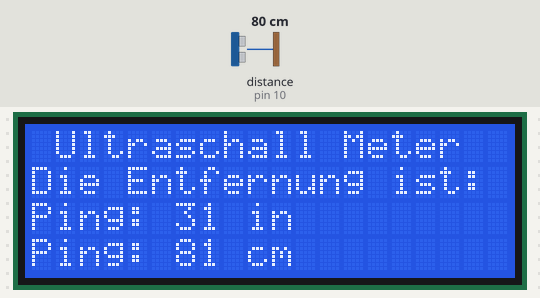
Bench run of a sketch on a simulated Arduino Uno, built with avr-gcc and run on an emulated ATmega328P. Parts: 20×4 character LCD. The test bench sets the inputs (shaded band); at power-on: distance to the obstacle (sensor on pin 10) 80 cm. The echo pulse lasts 58.3 µs per cm.

Above: at 1.2 s.
1.3 s: distance to the obstacle (sensor on pin 10) set to 2 cm
At 2.7 s:
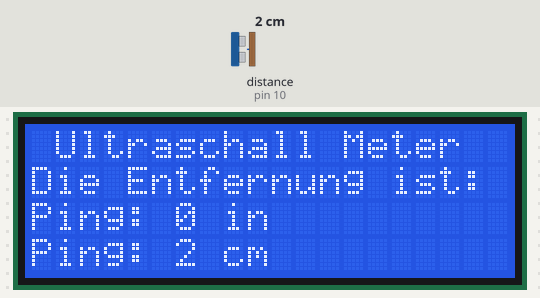
3.0 s: distance to the obstacle (sensor on pin 10) set to 4 cm
At 4.1 s:
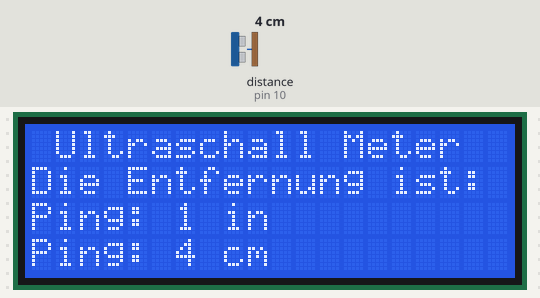
4.6 s: distance to the obstacle (sensor on pin 10) set to 9 cm
At 5.7 s:
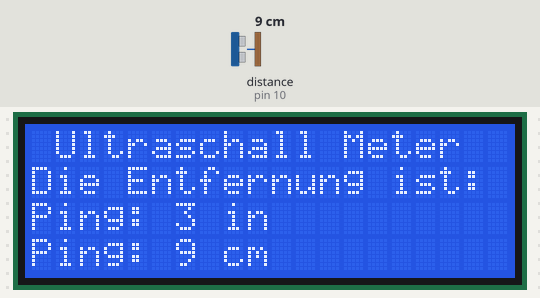
Timing chart, 0 to 7.6 s (numbered marks = the images above; inputs shaded):
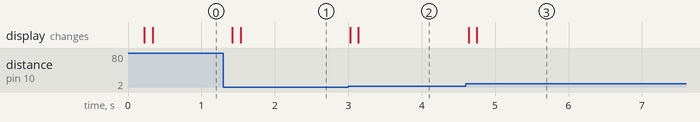

The sketch:

Ultraschall_Entfernung_LCD.ino
```cpp
#include <Wire.h>
#include <LiquidCrystal_I2C.h>
#include <NewPing.h>

// Definieren der Konstanten für Trigger und Echo
#define  TRIGGER_PIN  11
#define  ECHO_PIN     10
#define MAX_DISTANCE 200 // Maximum distance we want to ping for (in centimeters).
                         //Maximum sensor distance is rated at 400-500cm.

LiquidCrystal_I2C lcd(0x27,20,4);  // set the LCD address to 0x27 for a 20 chars and 4 line display

// Objekt für den Sensor deklarieren
NewPing sonar(TRIGGER_PIN, ECHO_PIN, MAX_DISTANCE); // Setup für NewPing (Pins und maximale Distanz).

// Deklarieren der Variablen für die Messwerte
int DistanceIn;
int DistanceCm;

void setup()   // Setup um den Arduino zu konfigurieren
{
   lcd.init();                      // initialize the lcd
   lcd.backlight();
   lcd.setCursor(1,0);
   lcd.print("Ultraschall Meter");
   lcd.setCursor(0,1);
   lcd.print("Die Entfernung ist:");
}


void loop()  // Loop für die Messung der Werte, läuft endlos
{
  delay(100);   // Wartet 100 Milisekunden zwischen den Pings (ca. 10 Pings pro Sekunde). 29 Millisekunden ist der kürzest mögliche Delay zwischen zwei Pings.
  DistanceIn = sonar.ping_in();
   lcd.setCursor(0,2);
   lcd.print("Ping: ");
   lcd.print(DistanceIn);  // Konvertiert die Ping Zeit in die Entfernung und gibt das Resultat über die Serielleschnittstelle zurück
                            // (0 = outside set distance range, no ping echo)
   lcd.print(" in     ");

   delay(100);  // Wartet 100 Milisekunden zwischen den Pings (ca. 10 Pings pro Sekunde). 29 Millisekunden ist der kürzest mögliche Delay zwischen zwei Pings.
   DistanceCm = sonar.ping_cm();
   lcd.setCursor(0,3);
   lcd.print("Ping: ");
   lcd.print(DistanceCm);
   lcd.println(" cm  ");
}
```

Measured:
- after the input at 1.3 s, the display: first changes after 0.12 s (image 1 shows a later state)
- after the input at 3.0 s, the display: first changes at once (image 2 shows a later state)
- after the input at 4.6 s, the display: first changes at once (image 3 shows a later state)
